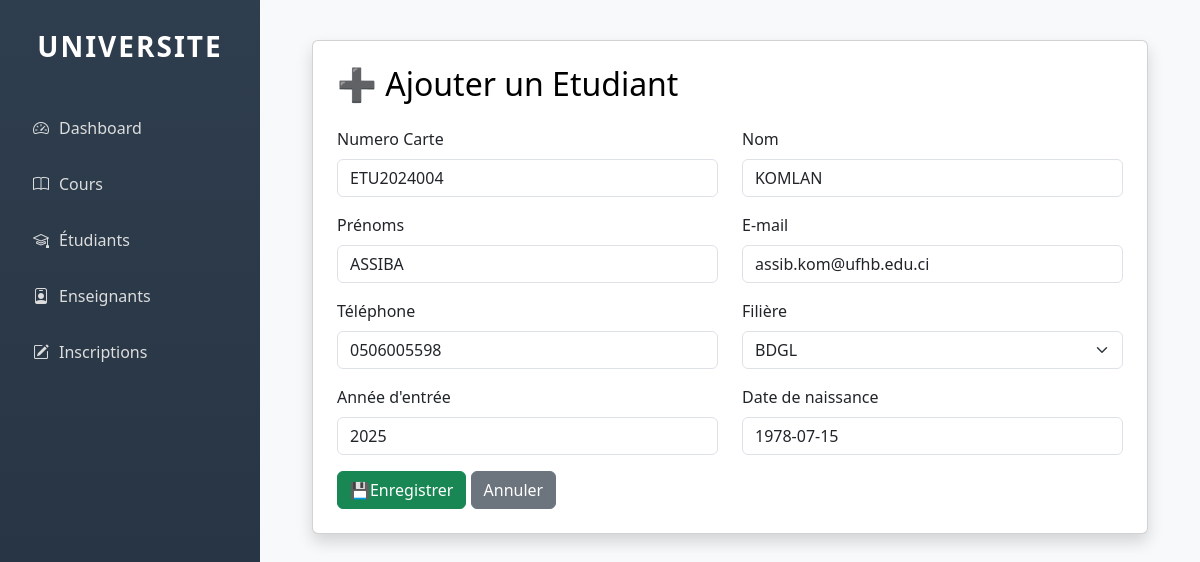
Page /etudiants/update/17/ on the committed database.
### nosqlproject/models.py (models this page shows, shortened)
class Etudiant(models.Model):
    FILIERE_CHOICES = [
        ('BDGL', 'BDGL'),
        ('RSI', 'RSI'),
        ('SI', 'SI'),
    ]
    num_carte = models.CharField(max_length=45, unique=True, null=False, blank=False)
    nom = models.CharField(max_length=45, null=True, blank=True)
    prenoms = models.CharField(max_length=255, null=True, blank=True)
    email = models.EmailField(max_length=45, null=True, blank=True)
    phone = models.CharField(max_length=45, null=True, blank=True)
    filiere = models.CharField(max_length=10, choices=FILIERE_CHOICES, null=True, blank=True)
    annee_entree = models.IntegerField(null=True, blank=True)
    date_naiss = models.DateField(null=True, blank=True)

### nosqlproject/views.py (the view)
# urls.py: path('etudiants/update/<int:pk>/', views.etudiants_update, name='etudiants_update'),
def etudiants_update(request, pk):
    etudiant = get_object_or_404(Etudiant, pk=pk)
    form = EtudiantsForm(request.POST or None, instance=etudiant)
    if form.is_valid():
        form.save()
        return redirect('etudiants_list')
    return render(request, 'nosqlproject/etudiants_form.html', {'form': form})

### nosqlproject/forms.py
class EtudiantsForm(forms.ModelForm):
    class Meta:
        model = Etudiant
        fields = '__all__'

### nosqlproject/templates/nosqlproject/etudiants_form.html (shortened to what this page needs)
{% extends 'nosqlproject/base.html' %}
{% load widget_tweaks %}
{% block content %}
<div class="container">
    <div class="card shadow p-4">
        <h2 class="mb-4" style="color:black">➕ Ajouter un Etudiant</h2>
        <form method="POST">
            <div class="row">
                <div class="col-md-6 mb-3">
                    <label class="form-label">Numero Carte</label>
                    {{ form.num_carte|add_class:"form-control" }}
                </div>
                <div class="col-md-6 mb-3">
                    <label class="form-label">Nom</label>
                    {{ form.nom|add_class:"form-control" }}
                </div>
                <div class="col-md-6 mb-3">
                    <label class="form-label">Prénoms</label>
                    {{ form.prenoms|add_class:"form-control" }}
                </div>
                <div class="col-md-6 mb-3">
                    <label class="form-label">E-mail</label>
                    {{ form.email|add_class:"form-control" }}
                </div>
                <div class="col-md-6 mb-3">
                    <label class="form-label">Téléphone</label>
                    {{ form.phone|add_class:"form-control" }}
                </div>
                <div class="col-md-6 mb-3">
                    <label class="form-label">Filière</label>
                {{ form.filiere|add_class:"form-select" }}
                </div>
                 <div class="col-md-6 mb-3">
                    <label class="form-label">Année d'entrée</label>
                    {{ form.annee_entree|add_class:"form-control" }}
                </div>
                <div class="col-md-6 mb-3">
                    <label class="form-label">Date de naissance</label>
                    {{ form.date_naiss|add_class:"form-control" }}
                </div>
            </div>
            <button type="submit" class="btn btn-success">
               💾Enregistrer
            </button>
            <a href="{% url 'etudiants_list' %}" class="btn btn-secondary">
                Annuler
            </a>
        </form>
    </div>
</div>
{% endblock %}

### nosqlproject/templates/nosqlproject/base.html (style rules this page uses)
body { margin: 0; font-family: 'Segoe UI', sans-serif; background-color: #f8f9fa; }

### rows in the picture
Etudiant: num_carte "ETU2024004", nom "KOMLAN", prenoms "ASSIBA", email "assib.kom@ufhb.edu.ci", phone "0506005598", filiere "BDGL", annee_entree "2025", date_naiss "1978-07-15"
